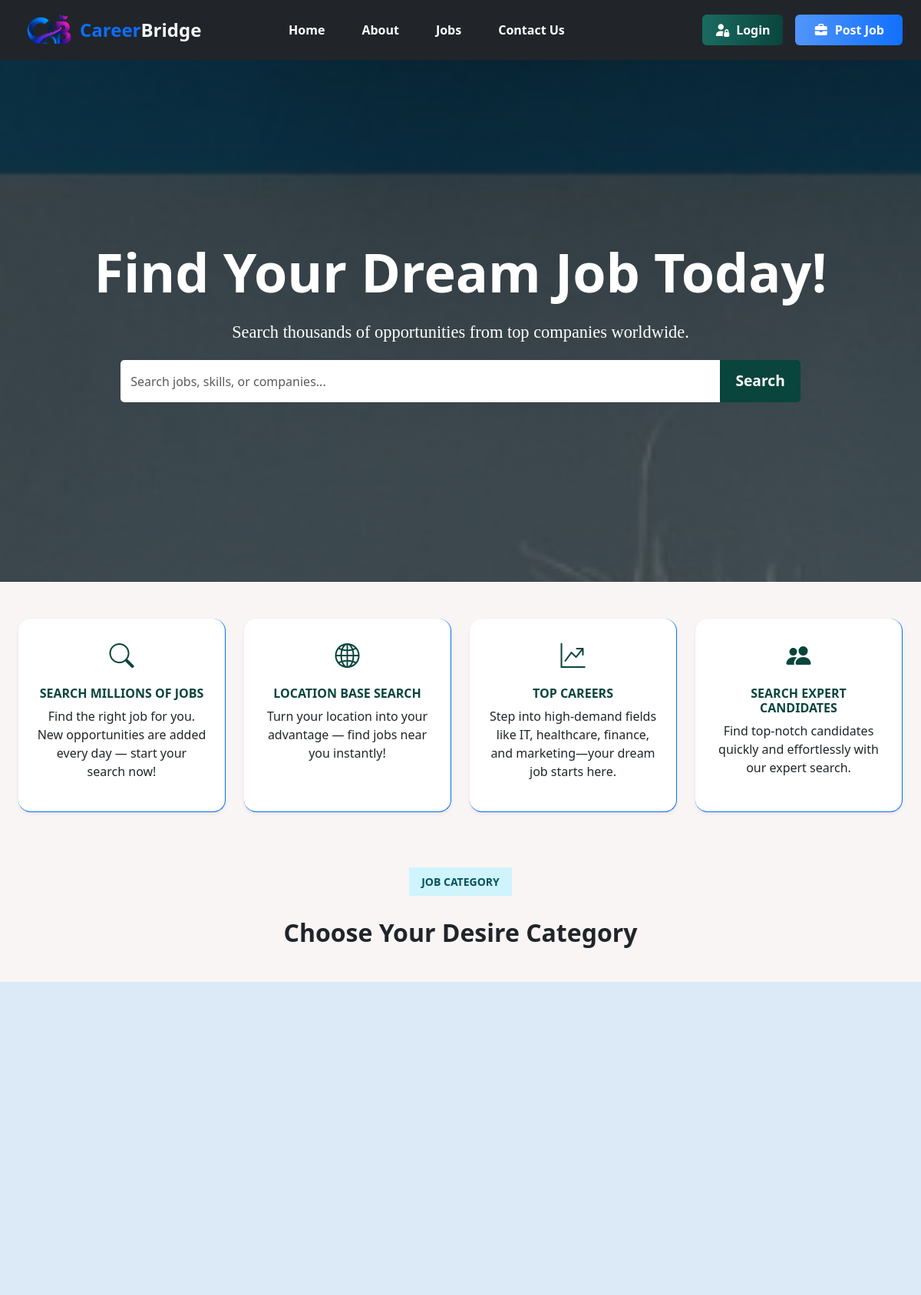
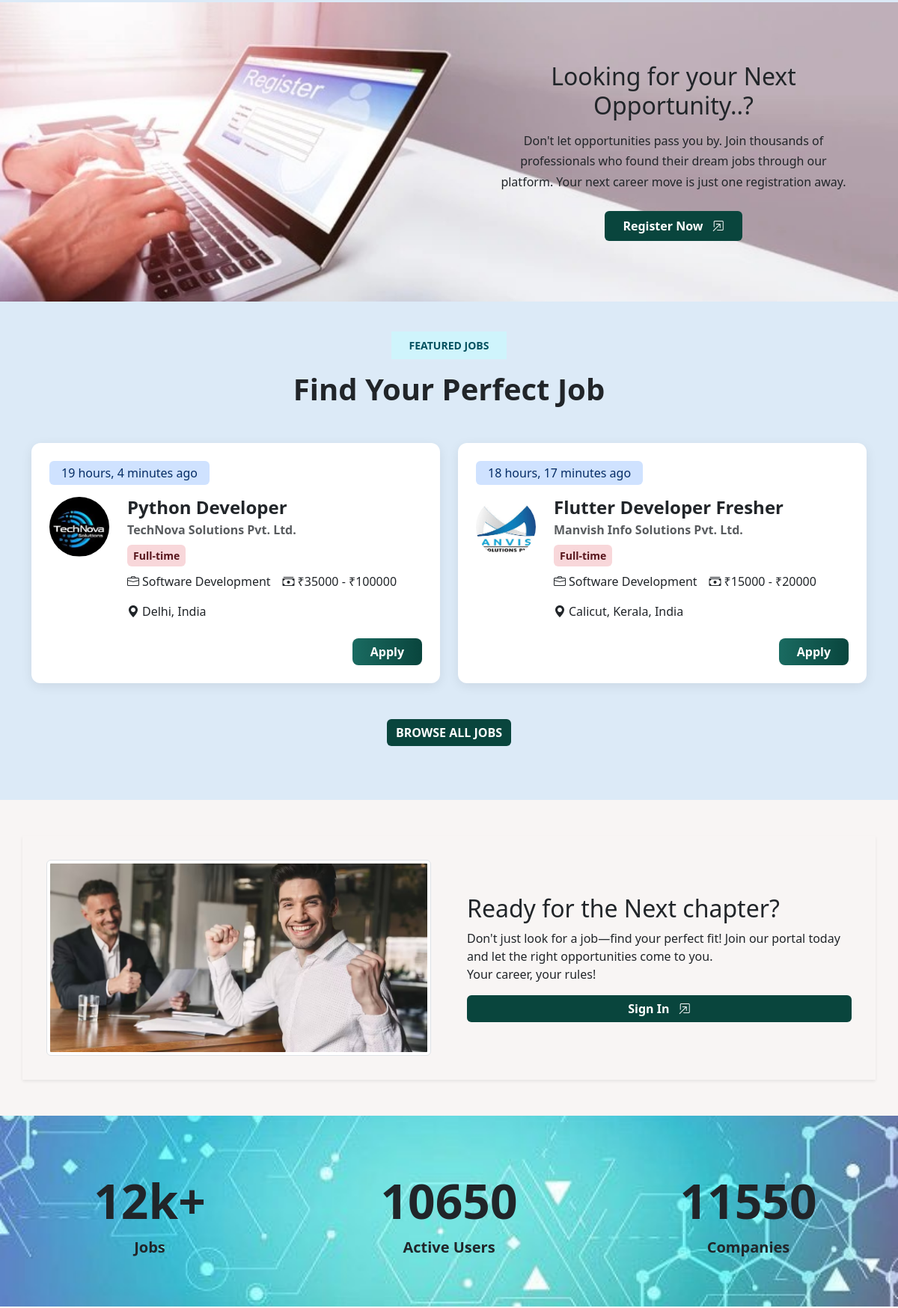
The page / (upper part) on the database its author committed (2 pictures, top to bottom).
### job/models.py (models this page shows, shortened)
class Category(models.Model):
    title = models.CharField(max_length=30)
    image = models.ImageField(upload_to='Categories/')

class Job(models.Model):
    jobtype_choices = (
        ('Full-time', 'Full time'),
        ('Part-time', 'Part time'),
        ('Temporary', 'Temporary'),
        ('Freelance', 'Freelance'),
    )
    work_location_choices = (
        ('On-site', 'On-site'),
        ('Remote', 'Remote'),
        ('Hybrid', 'Hybrid'),
    )
    job_title = models.CharField(max_length=50)
    company_name = models.CharField(max_length=50)
    company_logo = models.ImageField(upload_to='company_logos', null=True, blank=True)
    location = models.CharField(max_length=100)
    job_type = models.CharField(max_length=50, choices=jobtype_choices)
    category = models.ForeignKey(Category, on_delete=models.CASCADE)
    industry_type = models.ForeignKey(Industry, on_delete=models.CASCADE, null=True, blank=True)
    description = models.TextField()
    responsibilities = models.TextField()
    skills = models.TextField()
    min_salary = models.PositiveIntegerField()
    max_salary = models.PositiveIntegerField()
    experience = models.TextField(max_length=50)
    work_location = models.CharField(max_length=50, choices=work_location_choices)
    deadline = models.DateField()
    created_at = models.DateTimeField(auto_now_add=True)
    updated_at = models.DateTimeField(auto_now=True)
    is_featured = models.BooleanField(default=False)
    employer = models.ForeignKey(User, on_delete=models.CASCADE, null=True, blank=True)

class Industry(models.Model):
    industry_type =  models.CharField(max_length=30)
    category = models.ForeignKey(Category, on_delete=models.CASCADE)

### core/views.py (the view)
# urls.py: 2. Add a URL to urlpatterns:  path('', views.home, name='home')
def home(request):
    categories = Category.objects.all()
    featured_jobs = Job.objects.filter(is_featured=True)
    context = {
        'categories':categories,
        'jobs': featured_jobs
    }
    return render(request,'home.html', context)

### core/templates/home.html (shortened to what this page needs)
{% extends 'base.html' %}
{% load static %}
{% block content %}
<div class="hero-section d-flex align-items-center justify-content-center text-center">
    <div class="container">
        <div class="row">
            <div class="col-lg-12 col-md-12 col-sm-12">
                <div class="content">
                    <h1 data-aos="fade-up" data-aos-duration="1000">Find Your Dream Job Today!</h1>
                    <p data-aos="fade-up" data-aos-duration="1000" data-aos-delay="200">Search thousands of opportunities from top companies worldwide.</p>
                    <form class="form-inline my-2 my-lg-0" action="{% url 'search' %}" data-aos="fade-up" data-aos-duration="1000" data-aos-delay="500">
                        <div class="search-box d-flex justify-content-center">
                            <input type="text" name="q" placeholder="Search jobs, skills, or companies...">
                            <button>Search</button>
                        </div>
                    </form>
                </div>
            </div>
        </div>
    </div>
</div>
<div class="content-card container-fluid px-4 mt-5">
    <div class="row text-center g-4">
        <div class="col-lg-3 col-md-6 col-sm-12">
            <div class="border-end border-bottom border-primary p-4 shadow-sm rounded-4 h-100 home-card" data-aos="zoom-in" data-aos-duration="800">
                <i class="bi bi-search icons"></i>
                <h5 class="mt-3 fw-bold fs-6">SEARCH MILLIONS OF JOBS</h5>
                <p>Find the right job for you. New opportunities are added every day — start your search now!</p>
            </div>
        </div>
        <div class="col-lg-3 col-md-6 col-sm-12">
            <div class="border-end border-bottom border-primary p-4 shadow-sm rounded-4 h-100 home-card" data-aos="zoom-in" data-aos-duration="800">
                <i class="bi bi-globe2 icons"></i>
                <h5 class="mt-3 fw-bold fs-6">LOCATION BASE SEARCH</h5>
                <p>Turn your location into your advantage — find jobs near you instantly!</p>
            </div>
        </div>
        <div class="col-lg-3 col-md-6 col-sm-12">
            <div class="border-end border-bottom border-primary p-4 shadow-sm rounded-4 h-100 home-card" data-aos="zoom-in" data-aos-duration="800">
                <i class="bi bi-graph-up-arrow icons"></i>
                <h5 class="mt-3 fw-bold fs-6">TOP CAREERS</h5>
                <p>Step into high-demand fields like IT, healthcare, finance, and marketing—your dream job starts here.</p>
            </div>
        </div>
        <div class="col-lg-3 col-md-6 col-sm-12">
            <div class="border-end border-bottom border-primary p-4 shadow-sm rounded-4 h-100 home-card" data-aos="zoom-in" data-aos-duration="800">
                <i class="bi bi-people-fill icons"></i>
                <h5 class="mt-3 fw-bold fs-6">SEARCH EXPERT CANDIDATES</h5>
                <p>Find top-notch candidates quickly and effortlessly with our expert search.</p>
            </div>
        </div>
    </div>
</div>
<div class="text-center mt-5 py-4">
    <p class="small bg-info-subtle text-info-emphasis fw-bold d-inline-block px-3 py-2">JOB CATEGORY</p>
    <p class="text-center mt-2 fs-2 fw-bold">Choose Your Desire Category</p>
</div>
<div class="container-fluid mt-0 p-5 category-section">
    <div class="row jsutity-content-center align-items-center text-center g-4">
        {% for category in categories %}
        <div class="col-lg-3 col-md-6 col-sm-12">
            <div class="border bg-light p-4 rounded-2 h-100 category-card" data-aos="flip-up" data-aos-duration="800">
                <img src="/media/{{ category.image }}" alt="image" style="width: 25%;">
                <a href="{% url 'category_view' category.id %}" class="text-decoration-none text-dark">
                    <h6 class="mt-3 fw-bold fs-6 category-title">{{ category.title }}</h6>
                </a>
            </div>
        </div>
        {% endfor %}
  </div>
</div>
<div class="container-fluid p-0">
    <div class="register-card d-flex align-items-center">
        <div class="register-content">
            <h2 >Looking for your Next Opportunity..?</h2>
            <p>Don't let opportunities pass you by. Join thousands of professionals who found their dream jobs through our platform. Your next career move is just one registration away.</p>
            <a href="{% url 'register' %}" class="btn click-btn px-4 py-2 fw-bold">Register Now <i class="bi bi-box-arrow-in-up-right ms-2"></i></a>
        </div>
    </div>
</div>
<div class="container-fluid my-3 mt-0 p-4 featured category-section">
    <div class="text-center mt-3">
        <p class="small bg-info-subtle text-info-emphasis fw-bold d-inline-block px-4 py-2"> FEATURED JOBS</p>
    </div>
    <h3 class="text-center fs-1 fw-bold mb-3">Find Your Perfect Job</h3>
    <div class="container my-5">
        <div class="row g-4">
        {% for job in jobs %}
            <div class="col-lg-6 col-md-12 col-12">
                <div class="card p-4 h-100 job-card">
                    <div class="mb-3">
                        <span class="d-inline-block px-3 py-1 bg-primary-subtle text-primary-emphasis rounded-2">
                            {{ job.created_at|timesince }} ago
                        </span>
                    </div>
                    <div class="d-flex align-items-start gap-4">
                        <div class="flex-shrink-0">
                            {% if job.company_logo %}
                                <img src="/media/{{ job.company_logo }}" class="img-fluid rounded-circle object-fit-cover" style="width:80px; height:80px;" alt="Company Logo">
                            {% else %}
                                <div class="rounded-circle d-flex align-items-center justify-content-center text-white fw-bold"style="width:80px; height:80px; font-size:40px; background-color: #09453d;">
                                    {{ job.company_name|first|upper }}
                                </div>
                            {% endif %}
                        </div>
                        <div class="flex-grow-1">
                            <a href="#job_details{{ i.id }}" class="text-decoration-none text-dark">
                                <h5 class="mb-1 fw-bold job-title fs-4"> {{ job.job_title }} </h5>
                            </a>
                            <p class="mb-2 text-muted fw-semibold">{{ job.company_name }}</p>
                            <div class="mb-2">
                                <span class="small d-inline-block px-2 py-1 bg-danger-subtle text-danger-emphasis fw-semibold rounded">
                                    {{ job.job_type }}
                                </span>
                            </div>
                            <div class="d-flex flex-wrap gap-3 text-dark mt-2">
                                {% if job.industry_type %}
                                <div class="d-flex align-items-center">
                                    <i class="bi bi-briefcase me-1"></i>
                                    <span>{{ job.industry_type.industry_type }}</span>
                                </div>
                                {% endif %}
                                <div class="d-flex align-items-center">
                                    <i class="bi bi-cash-stack me-1"></i>
                                    <span> ₹{{ job.min_salary }} - ₹{{ job.max_salary }}</span>
                                </div>
                                <div class="d-flex align-items-center">
                                    <i class="bi bi-geo-alt-fill me-1"></i>
                                    <span>{{ job.location }}</span>
                                </div>
                            </div>
                        </div>
                    </div>
                    <div class="text-end mt-4">
                        {% if request.user.is_authenticated %}
                            {% if request.user.role == 1 %}
                                <a href="{% url 'apply_job' job.id %}" class="btn btn-primary fw-bold px-4">Apply</a>
                            {% endif %}
                        {% else %}
                            <a href="{% url 'login' %}" class="btn btn-primary fw-bold px-4">Apply</a>
                        {% endif %}
                    </div>
                </div>
            </div>
        {% endfor %}
            <div class="text-center mt-4">
                <a href="{% url 'jobs_list' %}">
                <button class="btn click-btn fw-semibold mt-4 mb-0">BROWSE ALL JOBS</button>
                </a>
            </div>
        </div>
    </div>
</div>
<div class="container p-0 my-5 shadow-sm">
  <div class="row g-0 align-items-center p-2">
    <div class="col-12 col-lg-6 col-md-12 d-flex justify-content-center align-items-center p-4" data-aos="zoom-in-right" data-aos-duration="1000">
      <img src="{% static 'images/home_3.png' %}" class="img-fluid rounded img-thumbnail" alt="">
    </div>
    <div class="col-12 col-lg-6 col-md-12 d-flex flex-column justify-content-center text-start p-4" data-aos="zoom-in-left" data-aos-duration="1000" data-aos-delay="200">
      <h2>Ready for the Next chapter?</h2>
      <p class="lh-base">Don't just look for a job—find your perfect fit! Join our portal today and let the right opportunities come to you. <br>Your career, your rules!</p>
      <a href="{% url 'login' %}" class="btn click-btn fw-bold">Sign In <i class="bi bi-box-arrow-in-up-right ms-2"></i></a>
    </div>
  </div>
</div>
<div class="container-fluid p-0 pt-4 mt-2 progress-block mb-2">
    <div class="row g-0 align-items-center justify-content-center w-100 text-center py-5">
        <div class="col-lg-4 col-md-4 col-12 gy-1">
            <h5 class="display-3 fw-bold text-dark">12k+</h5>
            <p class="lead fw-semibold text-center">Jobs</p>
        </div>
        <div class="col-lg-4 col-md-4 col-12 gy-1">
            <h5 class="display-3 fw-bold text-dark">10650</h5>
            <p class="lead fw-semibold text-center">Active Users</p>
        </div>
        <div class="col-lg-4 col-md-4 col-12 gy-1">
            <h5 class="display-3 fw-bold text-dark">11550</h5>
            <p class="lead fw-semibold text-center">Companies</p>
        </div>
    </div>
</div>
{% endblock content %}

### core/static/css/style.css (style rules this page uses)
body { margin: 0; padding: 0; box-sizing: border-box; background-color: #f8f5f4; }
.btn-primary { background: linear-gradient(to right, #1a6b61, #09453d); border: none; color: #fff; transition: all 1s ease; }
.click-btn { background-color: #09453d; border: none; color: #fff; transition: 0.3s; }
.hero-section { background-image: linear-gradient(rgba(0,0,0,0.5), rgba(0,0,0,0.4)), url("../images/bg-home.png"); background-size: cover; background-repeat: no-repeat; background-position: center; background-attachment: fixed; height: 85vh; color: #fff; }
.hero-section .content h1 { font-size: 70px; font-weight: bold; margin-bottom: 20px; }
.hero-section .content p { font-size: 1.4rem; margin-bottom: 20px; font-weight: medium; font-family: cursive; }
.search-box input { padding: 13px; font-size: 1.2rem; width: 70%; border: none; border-radius: 5px 0 0 5px; outline: none; }
.search-box button { padding: 10px 20px; font-size: 1.2rem; border: none; background: #09453d; color: white; border-radius: 0 5px 5px 0; cursor: pointer; font-weight: 700; }
.icons { font-size: 2rem; color: #09453d; }
.home-card h5 { color: #09453d; }
.home-card { background-color: #fff; }
.category-section { background-color: rgb(220, 234, 247); }
.category-card { transition: box-shadow 0.3s ease, transform 0.3s ease; }
.register-card { min-height: 400px; background-image: url("../images/home_2.png"); background-repeat: no-repeat; background-size: cover; background-position: center; justify-content: flex-end; }
.register-content { width: 50%; padding: 40px 60px; display: flex; flex-direction: column; align-items: center; text-align: center; }
.register-content h2 { margin-bottom: 15px; }
.register-content p { line-height: 1.7; margin-bottom: 25px; }
.progress-block { background: url("../images/home_4.jpg"); min-height: 100px; background-repeat: no-repeat; background-size: cover; background-position: center; align-items: center; justify-content: center; text-align: center; display: flex; position: relative; }
::placeholder { color: rgba(52, 48, 48, 0.8); font-size: 16px; }
.job-card { border: none; border-radius: 12px; box-shadow: 0 4px 15px rgba(0, 0, 0, 0.08); transition: all 0.5s ease-in-out; }
.job-card .btn { border-radius: 8px; }
.category-title { transition: all 0.3s ease; }

### rows shown on the page
Category: image (picture)
Category: image (picture)
Category: image (picture)
Category: image (picture)
Category: image (picture)
Category: image (picture)
Category: image (picture)
Job: created_at "19 hours, 4 minutes", company_logo (picture), job_title "Python Developer", company_name "TechNova Solutions Pvt. Ltd.", job_type "Full-time", industry_type.industry_type "Software Development", min_salary "35000", max_salary "100000", location "Delhi, India"
Job: created_at "18 hours, 17 minutes", company_logo (picture), job_title "Flutter Developer Fresher", company_name "Manvish Info Solutions Pvt. Ltd.", job_type "Full-time", industry_type.industry_type "Software Development", min_salary "15000", max_salary "20000", location "Calicut, Kerala, India"
